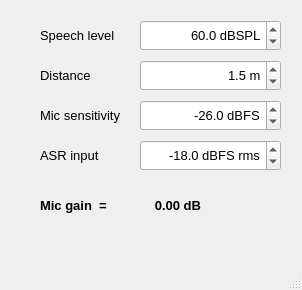
<?xml version="1.0" encoding="UTF-8"?>
<ui version="4.0">
 <class>MicGain</class>
 <widget class="QMainWindow" name="MicGain">
  <property name="geometry">
   <rect>
    <x>0</x>
    <y>0</y>
    <width>302</width>
    <height>290</height>
   </rect>
  </property>
  <property name="windowTitle">
   <string>Mic Gain Calculator</string>
  </property>
  <widget class="QWidget" name="centralwidget">
   <widget class="QDoubleSpinBox" name="speechLevelSpinBox">
    <property name="geometry">
     <rect>
      <x>140</x>
      <y>20</y>
      <width>141</width>
      <height>31</height>
     </rect>
    </property>
    <property name="font">
     <font>
      <pointsize>10</pointsize>
      <bold>false</bold>
     </font>
    </property>
    <property name="alignment">
     <set>Qt::AlignmentFlag::AlignRight|Qt::AlignmentFlag::AlignTrailing|Qt::AlignmentFlag::AlignVCenter</set>
    </property>
    <property name="suffix">
     <string> dBSPL</string>
    </property>
    <property name="decimals">
     <number>1</number>
    </property>
    <property name="minimum">
     <double>50.000000000000000</double>
    </property>
    <property name="maximum">
     <double>75.000000000000000</double>
    </property>
    <property name="value">
     <double>60.000000000000000</double>
    </property>
   </widget>
   <widget class="QLabel" name="speechLevelLabel">
    <property name="geometry">
     <rect>
      <x>40</x>
      <y>20</y>
      <width>91</width>
      <height>31</height>
     </rect>
    </property>
    <property name="font">
     <font>
      <pointsize>10</pointsize>
     </font>
    </property>
    <property name="text">
     <string>Speech level</string>
    </property>
   </widget>
   <widget class="QLabel" name="distanceLabel">
    <property name="geometry">
     <rect>
      <x>40</x>
      <y>60</y>
      <width>91</width>
      <height>31</height>
     </rect>
    </property>
    <property name="font">
     <font>
      <pointsize>10</pointsize>
     </font>
    </property>
    <property name="text">
     <string>Distance</string>
    </property>
   </widget>
   <widget class="QDoubleSpinBox" name="distanceSpinBox">
    <property name="geometry">
     <rect>
      <x>140</x>
      <y>60</y>
      <width>141</width>
      <height>31</height>
     </rect>
    </property>
    <property name="font">
     <font>
      <pointsize>10</pointsize>
      <bold>false</bold>
     </font>
    </property>
    <property name="alignment">
     <set>Qt::AlignmentFlag::AlignRight|Qt::AlignmentFlag::AlignTrailing|Qt::AlignmentFlag::AlignVCenter</set>
    </property>
    <property name="suffix">
     <string> m</string>
    </property>
    <property name="decimals">
     <number>1</number>
    </property>
    <property name="minimum">
     <double>0.500000000000000</double>
    </property>
    <property name="maximum">
     <double>5.000000000000000</double>
    </property>
    <property name="singleStep">
     <double>0.100000000000000</double>
    </property>
    <property name="value">
     <double>1.500000000000000</double>
    </property>
   </widget>
   <widget class="QLabel" name="micSensitivityLabel">
    <property name="geometry">
     <rect>
      <x>40</x>
      <y>100</y>
      <width>91</width>
      <height>31</height>
     </rect>
    </property>
    <property name="font">
     <font>
      <pointsize>10</pointsize>
     </font>
    </property>
    <property name="text">
     <string>Mic sensitivity</string>
    </property>
   </widget>
   <widget class="QDoubleSpinBox" name="micSensitivitySpinBox">
    <property name="geometry">
     <rect>
      <x>140</x>
      <y>100</y>
      <width>141</width>
      <height>31</height>
     </rect>
    </property>
    <property name="font">
     <font>
      <pointsize>10</pointsize>
      <bold>false</bold>
     </font>
    </property>
    <property name="alignment">
     <set>Qt::AlignmentFlag::AlignRight|Qt::AlignmentFlag::AlignTrailing|Qt::AlignmentFlag::AlignVCenter</set>
    </property>
    <property name="suffix">
     <string> dBFS</string>
    </property>
    <property name="decimals">
     <number>1</number>
    </property>
    <property name="minimum">
     <double>-45.000000000000000</double>
    </property>
    <property name="maximum">
     <double>-25.000000000000000</double>
    </property>
    <property name="singleStep">
     <double>1.000000000000000</double>
    </property>
    <property name="value">
     <double>-26.000000000000000</double>
    </property>
   </widget>
   <widget class="QLabel" name="asrInputLabel">
    <property name="geometry">
     <rect>
      <x>40</x>
      <y>140</y>
      <width>91</width>
      <height>31</height>
     </rect>
    </property>
    <property name="font">
     <font>
      <pointsize>10</pointsize>
     </font>
    </property>
    <property name="text">
     <string>ASR input</string>
    </property>
   </widget>
   <widget class="QDoubleSpinBox" name="asrInputSpinBox">
    <property name="geometry">
     <rect>
      <x>140</x>
      <y>140</y>
      <width>141</width>
      <height>31</height>
     </rect>
    </property>
    <property name="font">
     <font>
      <pointsize>10</pointsize>
      <bold>false</bold>
     </font>
    </property>
    <property name="alignment">
     <set>Qt::AlignmentFlag::AlignRight|Qt::AlignmentFlag::AlignTrailing|Qt::AlignmentFlag::AlignVCenter</set>
    </property>
    <property name="suffix">
     <string> dBFS rms</string>
    </property>
    <property name="decimals">
     <number>1</number>
    </property>
    <property name="minimum">
     <double>-24.000000000000000</double>
    </property>
    <property name="maximum">
     <double>-12.000000000000000</double>
    </property>
    <property name="singleStep">
     <double>1.000000000000000</double>
    </property>
    <property name="value">
     <double>-18.000000000000000</double>
    </property>
   </widget>
   <widget class="QLabel" name="micGainLabel">
    <property name="geometry">
     <rect>
      <x>40</x>
      <y>190</y>
      <width>81</width>
      <height>31</height>
     </rect>
    </property>
    <property name="font">
     <font>
      <pointsize>10</pointsize>
      <bold>true</bold>
     </font>
    </property>
    <property name="text">
     <string>Mic gain  =</string>
    </property>
   </widget>
   <widget class="QLabel" name="micGainValue">
    <property name="geometry">
     <rect>
      <x>140</x>
      <y>190</y>
      <width>61</width>
      <height>31</height>
     </rect>
    </property>
    <property name="font">
     <font>
      <pointsize>10</pointsize>
      <bold>true</bold>
     </font>
    </property>
    <property name="text">
     <string>0.00 dB</string>
    </property>
    <property name="alignment">
     <set>Qt::AlignmentFlag::AlignRight|Qt::AlignmentFlag::AlignTrailing|Qt::AlignmentFlag::AlignVCenter</set>
    </property>
   </widget>
  </widget>
  <widget class="QMenuBar" name="menubar">
   <property name="geometry">
    <rect>
     <x>0</x>
     <y>0</y>
     <width>302</width>
     <height>22</height>
    </rect>
   </property>
  </widget>
  <widget class="QStatusBar" name="statusbar"/>
 </widget>
 <resources/>
 <connections/>
</ui>
